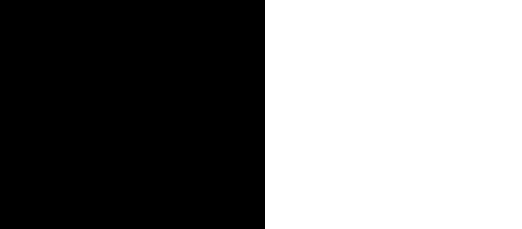
#> input picture image_1.png, 522 x 229 px
$ jupyter execute '7 Bitwise_operators_opencv_python.ipynb'
#> lines starting #> are read from the running program, lines starting #| are printed output that depends on the picture; after the words box and inside, x2 and y2 are one past the last pixel; in counts of white or black regions, pixels touching at a corner belong together
[cell 1]
#Applying LOGICs  (BitAnd, bitOr (and, or logic on the images)
import numpy as np
import cv2

img = np.zeros((250,500,3), np.uint8)
img1 = cv2.rectangle(img,(200,0),(300, 100), (255,255,255), -1)
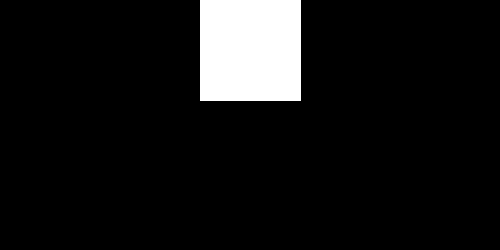
#> img: shape (250, 500, 3); 8.2% white; 1 white region, box (x1, y1, x2, y2) and area: (200, 0, 301, 101) 10201
img2 = cv2.imread("image_1.png")
#> img2 is the input picture: shape (229, 522, 3); 49.2% white; 1 white region, box (x1, y1, x2, y2) and area: (265, 0, 522, 229) 58853
img1 = cv2.resize(img, (512, 512))
img2 = cv2.resize(img2, (512,512))
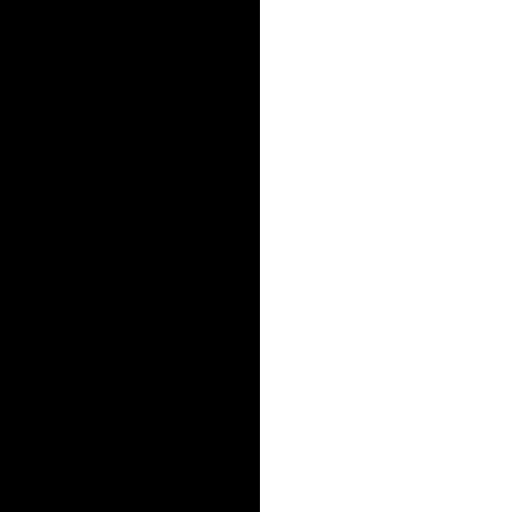
#> img2: shape (512, 512, 3); min 0, max 255, mean 125.5

bitAnd = cv2.bitwise_and(img2,img1)
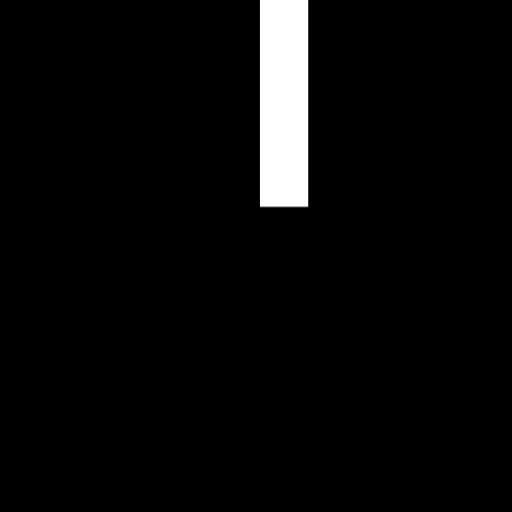
#> bitAnd: shape (512, 512, 3); min 0, max 255, mean 9.7
bitOr = cv2.bitwise_or(img2, img1)
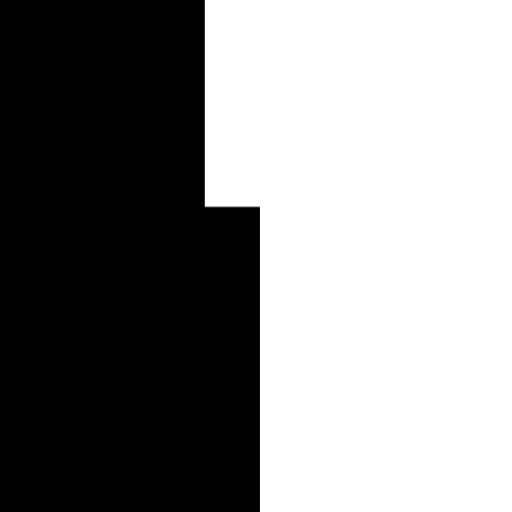
#> bitOr: shape (512, 512, 3); min 0, max 255, mean 136.6
bitxor = cv2.bitwise_xor(img2,img1)
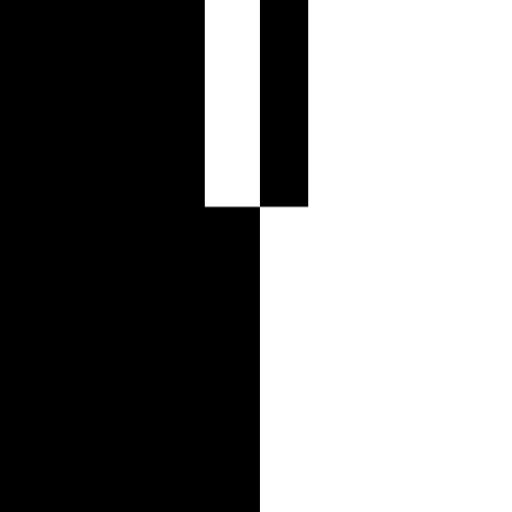
#> bitxor: shape (512, 512, 3); min 0, max 255, mean 126.9
bitnot = cv2.bitwise_not(img2)
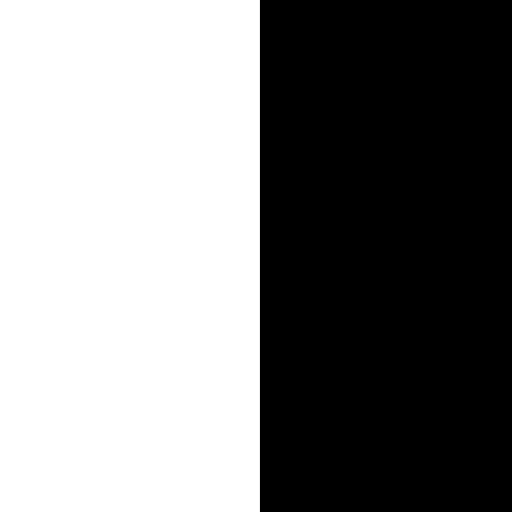
#> bitnot: shape (512, 512, 3); min 0, max 255, mean 129.5
bitnot1 = cv2.bitwise_not(img1)
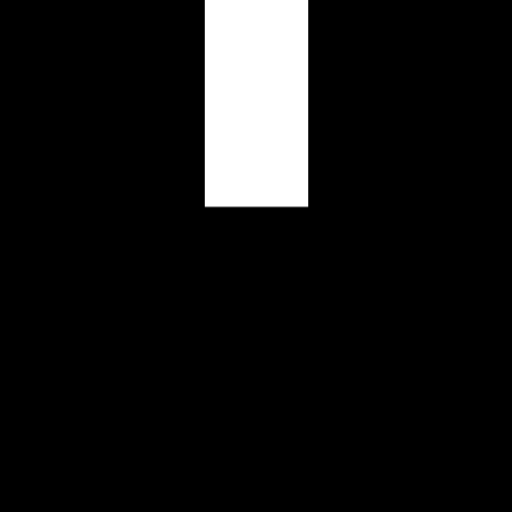
#> img1: shape (512, 512, 3); min 0, max 255, mean 20.8

cv2.imshow("img1", img1)
cv2.imshow("img2", img2)
cv2.imshow('bitnot for img2 ', bitnot)
cv2.imshow('bitnot for img1', bitnot1)
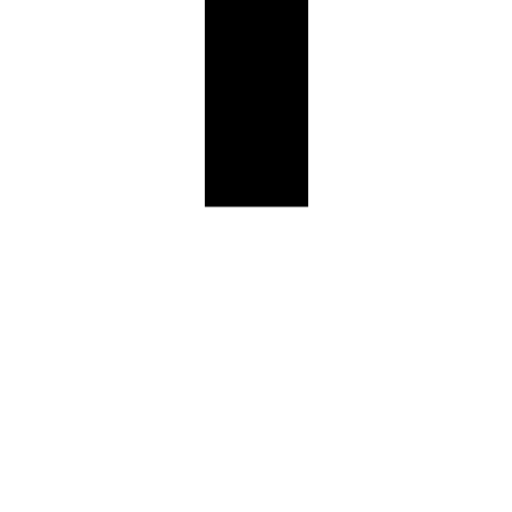
#> window 'bitnot for img1': shape (512, 512, 3); min 0, max 255, mean 234.2


cv2.waitKey(0)
cv2.destroyAllWindows()

$ run again, with chessboard.png copied over image_1.png
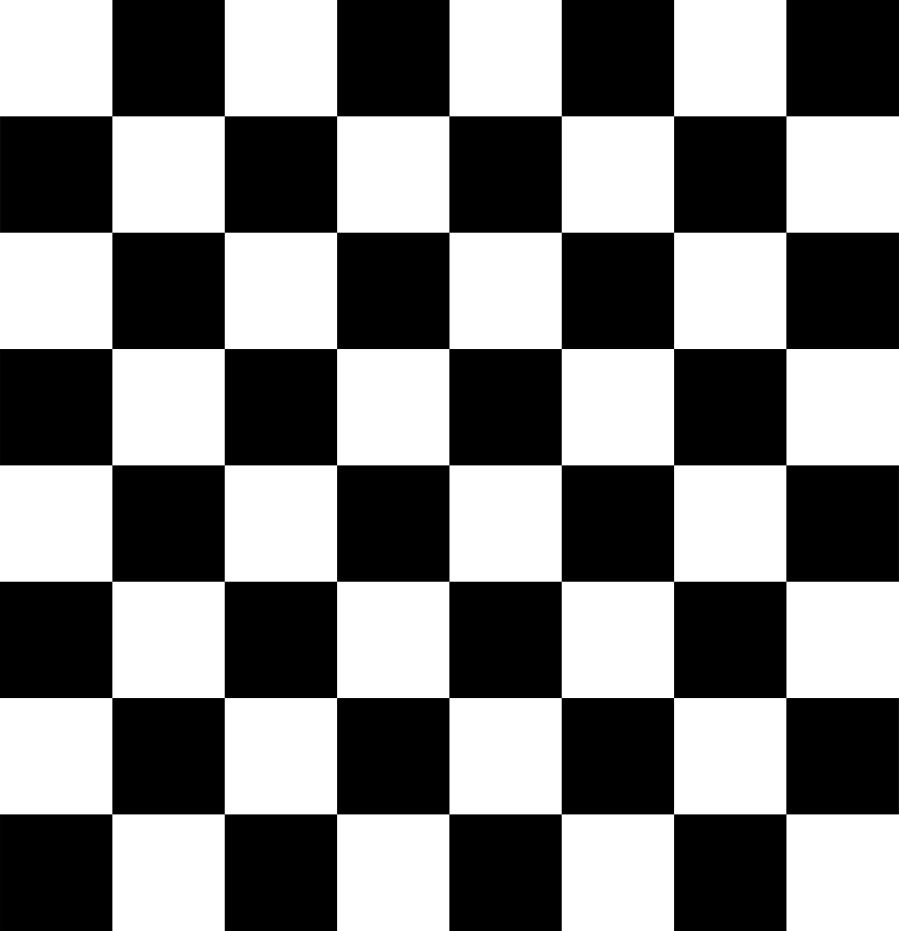
#> input picture chessboard.png, 3595 x 3723 px (shown at 1/4 size)
#> img: shape (250, 500, 3); 8.2% white; 1 white region, box (x1, y1, x2, y2) and area: (200, 0, 301, 101) 10201
#> img2 is the input picture: shape (3723, 3595, 3); min 0, max 255, mean 127.5
#> `img2 = cv2.resize(img2, (512,512))`:
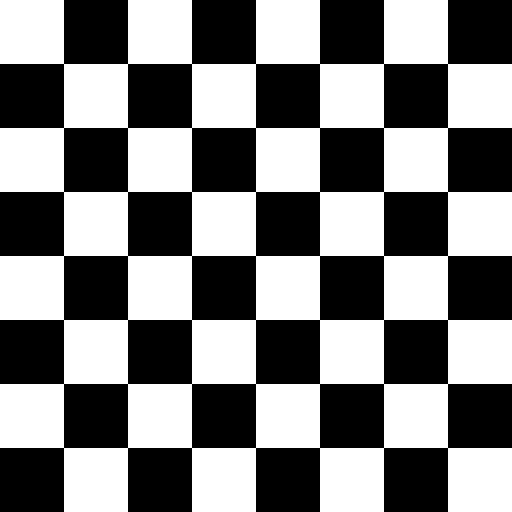
#> img2: shape (512, 512, 3); 50% white; 1 white region, box (x1, y1, x2, y2) and area: (0, 0, 512, 512) 131072
#> `bitxor = cv2.bitwise_xor(img2,img1)`:
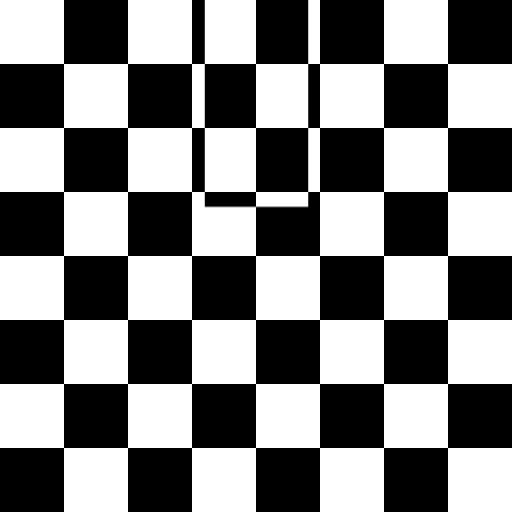
#> bitxor: shape (512, 512, 3); min 0, max 255, mean 127.5

$ run again, with detect_blob.png copied over image_1.png
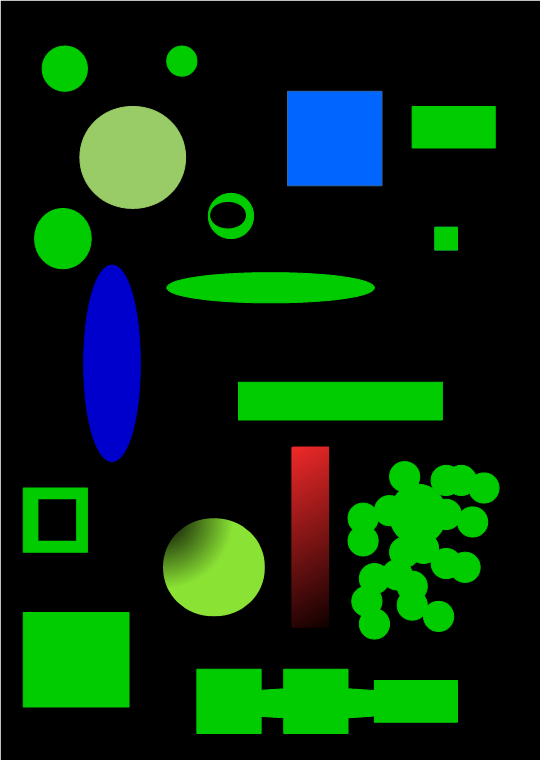
#> input picture detect_blob.png, 541 x 760 px
#> img: shape (250, 500, 3); 8.2% white; 1 white region, box (x1, y1, x2, y2) and area: (200, 0, 301, 101) 10201
#> img2 is the input picture: shape (760, 541, 3); mean B, G, R 14.5, 44, 8.8
#> img2: shape (512, 512, 3)
#> `bitxor = cv2.bitwise_xor(img2,img1)`:
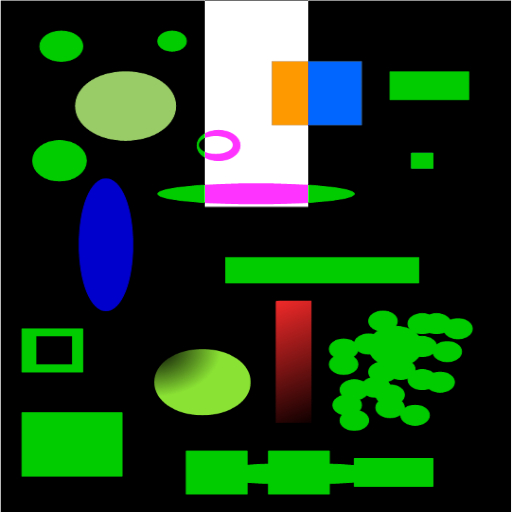
#> bitxor: shape (512, 512, 3); mean B, G, R 30.7, 58.9, 29.5
#> `bitnot = cv2.bitwise_not(img2)`:
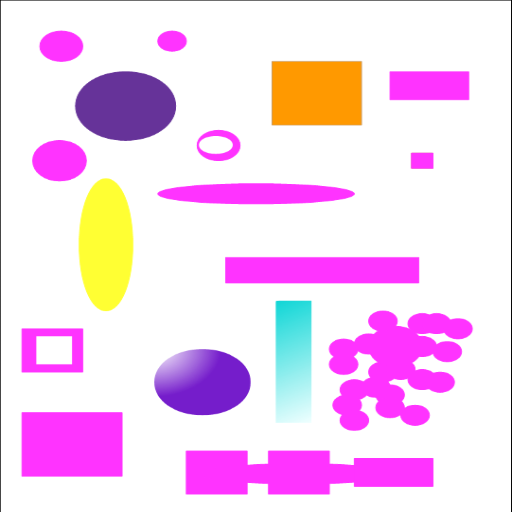
#> bitnot: shape (512, 512, 3); mean B, G, R 240.5, 211, 246.1
